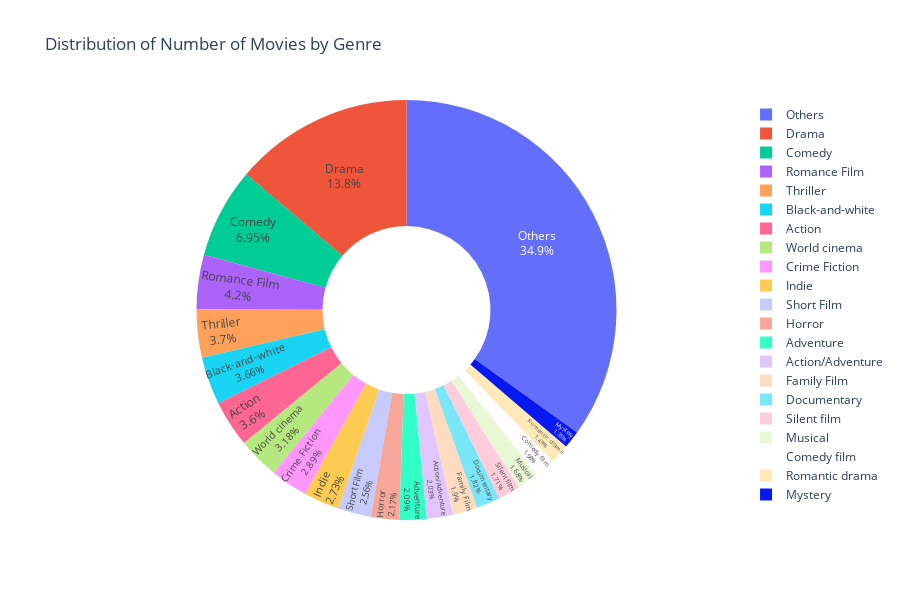

Notebook cell for this chart:
### Code cell
# Donut chart
# Movies have more than one genre, so we need to explode the genres to count them
movies_pie_df = movies.copy()
movies_pie_df['movie_genres_final'] = movies_pie_df['movie_genres_final'].apply(lambda x: x.split(', ') if isinstance(x, str) else [])
genre_per_film = movies.explode('movie_genres_final')
# Put the genres that are not in the top 20 represented in our dataframe in the "Others" category
n_genres = genre_per_film['movie_genres_final'].value_counts()
top_20_genres = n_genres.head(20).index.tolist()
genre_per_film['movie_genres_final'] = genre_per_film['movie_genres_final'].apply(lambda x: x if x in top_20_genres else 'Others')
# Recalculate the number of movies per genre with the new "Others" category
n_genres = genre_per_film['movie_genres_final'].value_counts().reset_index()
n_genres.columns = ['Genre', 'Count']
fig = px.pie(
    n_genres,
    names='Genre',
    values='Count',
    title='Distribution of Number of Movies by Genre',
    hole=0.4
)
fig.update_traces(textposition='inside', textinfo='percent+label')
fig.update_layout(showlegend=True, height=600)

fig.write_html('plots/genre_piechart.html', full_html=False)
fig.show()

### Figure 1 — Plotly figure (JSON) as saved in the notebook; plotly's stock layout.template omitted (floating-point values rounded to 4 significant figures)
{"data": [{"domain": {"x": [0, 1], "y": [0, 1]}, "hole": 0.4, "hovertemplate": "Genre=%{label}<br>Count=%{value}<extra></extra>", "labels": ["Others", "Drama", "Comedy", "Romance Film", "Thriller", "Black-and-white", "Action", "World cinema", "Crime Fiction", "Indie", "Short Film", "Horror", "Adventure", "Action/Adventure", "Family Film", "Documentary", "Silent film", "Musical", "Comedy film", "Romantic drama", "Mystery"], "legendgroup": "", "name": "", "showlegend": true, "textinfo": "percent+label", "textposition": "inside", "type": "pie", "values": [76074, 30088, 15138, 9156, 8073, 7977, 7848, 6929, 6298, 5959, 5568, 4731, 4563, 4413, 4135, 3964, 3725, 3652, 3438, 3240, 2950]}], "layout": {"height": 600, "legend": {"tracegroupgap": 0}, "showlegend": true, "title": {"text": "Distribution of Number of Movies by Genre"}}}
